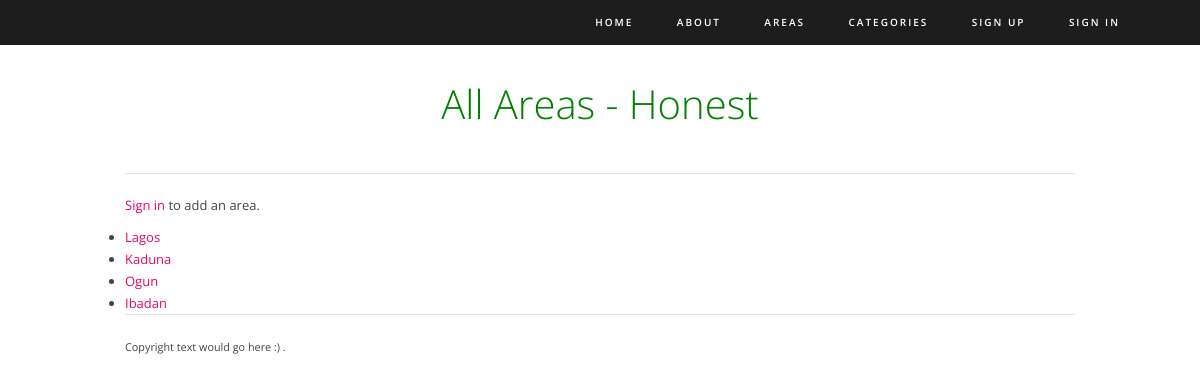
The app's page /honest/area/ with its own data.
### honest/models.py (models this page shows, shortened)
class Area(models.Model):
    state = models.CharField(max_length=100, unique=True, default='Nigeria')
    views = models.IntegerField(default=0)
    slug = models.SlugField()
    """ commented out, states are unique and cant have multiple areas
    area = models.CharField(max_length=100, unique=True, null=True)
    """

### honest/views.py (the view)
# urls.py: path('area/', views.all_areas, name='all_areas'),
def all_areas(request):
    areas = Area.objects.all()
    return render(request, 'honest/all_areas.html', {'areas': areas})

### honest/templates/honest/all_areas.html (shortened to what this page needs)
{% extends 'honest/themedbase.html' %}
{% block intro_block %}
    <h1>All Areas - Honest</h1>
{% endblock %}
{% block body_block %}
    {% if user.is_authenticated %}
        <a href="{% url 'honest:add_category' %}"><h2>Add an area</h2></a>
    {% else %}
        <p><a href="{% url 'auth_login' %}">Sign in</a> to add an area.</p>
    {% endif %}
    {% if areas %}
        <ul>
        {% for area in areas %}
            <li><a href="{% url 'honest:area' area.slug %}">{{area.state}}</a></li>
        {% endfor %}
        </ul>
    {% else %}
        <p>No areas yet.</p>
    {% endif %}
{% endblock %}

### static/honest/themedstyle.css (style rules this page uses)
html, body, div, span, applet, object, iframe, h1, h2, h3, h4, h5, h6, p, blockquote, pre, a, abbr, acronym, address, big, cite, code, del, dfn, em, img, ins, kbd, q, s, samp, small, strike, strong, sub, sup, tt, var, b, u, i, center, dl, dt, dd, ol, ul, li, fieldset, form, label, legend, table, caption, tbody, tfoot, thead, tr, th, td, article, aside, canvas, details, figcaption, figure, footer, header, hgroup, menu, nav, section, summary, time, mark, audio, video { margin:0; padding:0 }
h1, h2, h3, h4, h5, h6 { font-size:100%; font-weight:normal }
body { font-family:"Open Sans", sans-serif; font-size:13px; line-height:22px; color:#444444; padding:0; }
a, a:link { color:#e00966; text-decoration:none; }
h1, h2, h3, h4, h5, h6, p { margin-bottom:10px; }
h1, h2, h3, h4, h5, h6 { color:green; font-weight:300; }
h1 { font-size:30px; line-height:1.7em; }
#main-content .text-intro h1 { font-size:40px; color:green; text-align:center; }

### records on screen
Area: state "Lagos"
Area: state "Kaduna"
Area: state "Ogun"
Area: state "Ibadan"
